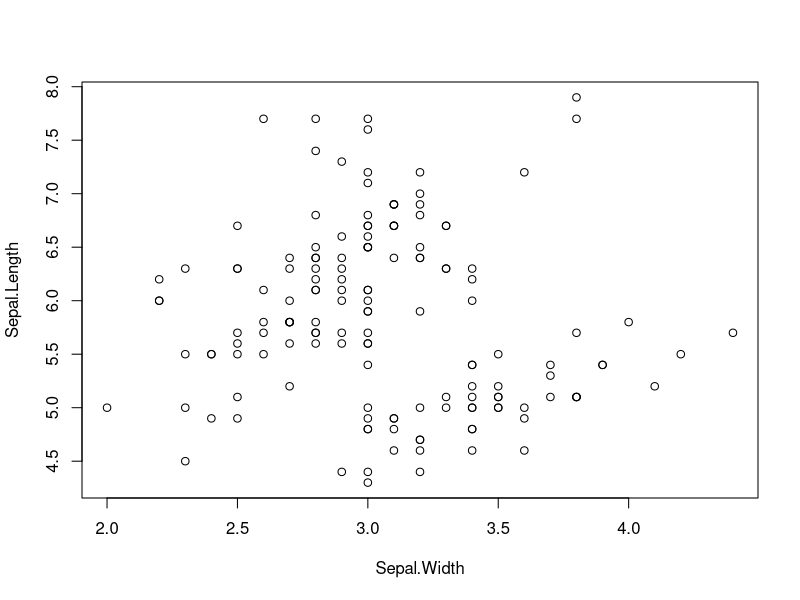
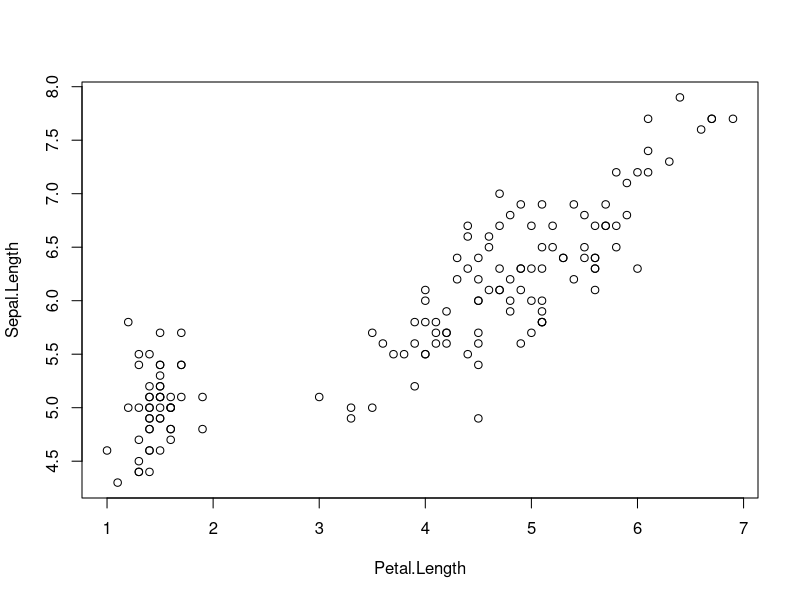
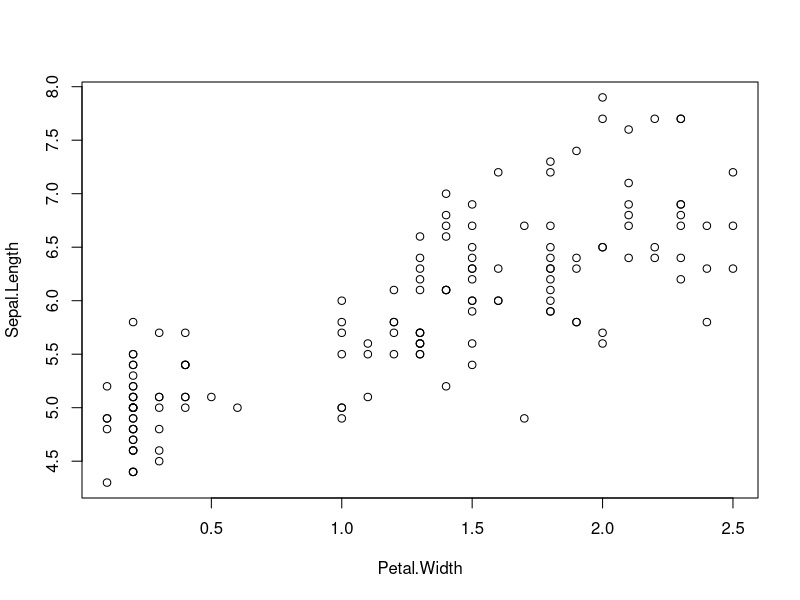
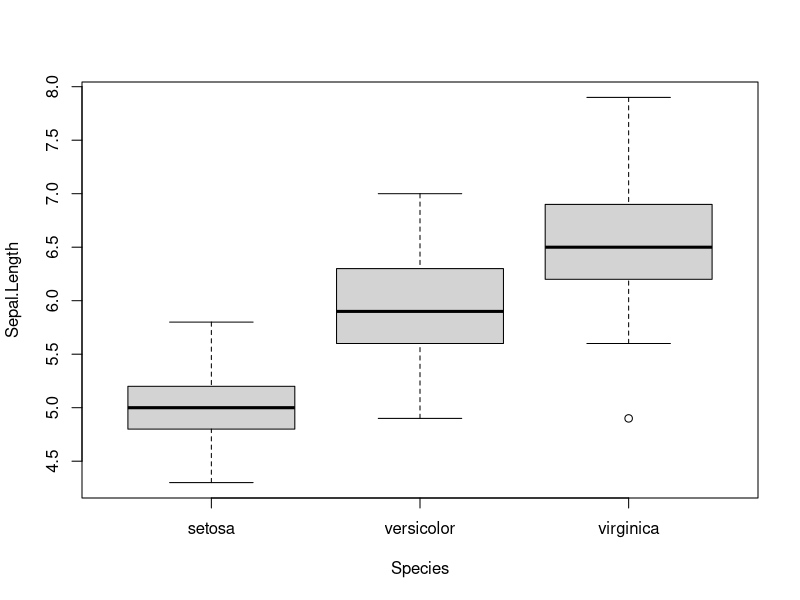

Write the R code that produced these figures, in order. (Note: this script raises an error after producing the figures.)
data(iris)
cor(iris[,1:4])

plot(Sepal.Length ~ Sepal.Width + Petal.Length + Petal.Width, data = iris)

boxplot(Sepal.Length ~ Species, data = iris)

is.factor(iris$Species)
model = lm(Sepal.Length ~ Petal.Length + Petal.Width + Species, data = iris)

summary(model)

confint(model)

#Make a temp data frame to input into the predict function
df.temp = data.frame(Petal.Length = 5, Petal.Width = 1, Species = "versicolor")

predict(model, newdata = x.new, interval = "confidence")
#We use confidence bc we are testing for the average mean for these conditions

#LOGISTICAL REGRESSION

#first we will clean the data for "heart" in the "kmed" package
heart = heart %>% rename(max_hr = thalach, heart_disease = class)

heart$sex = factor(heart$sex, levels = c(FALSE, TRUE), labels = c("female","male"))

heart$heart_disease[heart$heart_disease != 0] = 1
heart$heart_disease = factor(heart$heart_disease, levels = c(0,1), labels = c("no disease", "disease"))

head(heart)

mod1 = glm(heart_disease ~ age, data = heart, family = "binomial")
summary(mod1)

confint(mod1, parm = "age")

age.new = seq(min(heart$age), max(heart$age))
x.new = data.frame(age = age.new)
prob = predict(mod1, newdata = x.new, type = "response")
plot(age.new, prob, type = "l", xlab = "Age", ylab = "Probability")
abline(0.5, 0, col='red')

#the little dot here means that R will use all the variables as predictors
mod2 = glm(heart_disease ~ ., data = heart, family = "binomial")

summary(mod2)$coef

exp(mod2$coef["sexmale"]); exp(mod2$coef["max_hr"])

